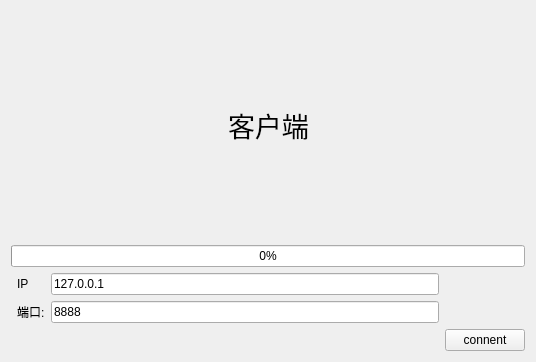
<?xml version="1.0" encoding="UTF-8"?>
<ui version="4.0">
 <class>ClienWidget</class>
 <widget class="QWidget" name="ClienWidget">
  <property name="geometry">
   <rect>
    <x>0</x>
    <y>0</y>
    <width>536</width>
    <height>362</height>
   </rect>
  </property>
  <property name="windowTitle">
   <string>Form</string>
  </property>
  <layout class="QGridLayout" name="gridLayout">
   <item row="2" column="1">
    <widget class="QLabel" name="label">
     <property name="text">
      <string>IP</string>
     </property>
    </widget>
   </item>
   <item row="2" column="2">
    <widget class="QLineEdit" name="IPEdit">
     <property name="text">
      <string>127.0.0.1</string>
     </property>
    </widget>
   </item>
   <item row="3" column="1">
    <widget class="QLabel" name="label_2">
     <property name="text">
      <string>端口:</string>
     </property>
    </widget>
   </item>
   <item row="3" column="2">
    <widget class="QLineEdit" name="PORTEdit">
     <property name="text">
      <string>8888</string>
     </property>
    </widget>
   </item>
   <item row="4" column="3">
    <widget class="QPushButton" name="pushButton">
     <property name="text">
      <string>connent</string>
     </property>
    </widget>
   </item>
   <item row="1" column="0" colspan="4">
    <widget class="QProgressBar" name="progressBar">
     <property name="value">
      <number>0</number>
     </property>
    </widget>
   </item>
   <item row="0" column="0" colspan="4">
    <layout class="QHBoxLayout" name="horizontalLayout">
     <item>
      <spacer name="horizontalSpacer">
       <property name="orientation">
        <enum>Qt::Horizontal</enum>
       </property>
       <property name="sizeHint" stdset="0">
        <size>
         <width>131</width>
         <height>20</height>
        </size>
       </property>
      </spacer>
     </item>
     <item>
      <widget class="QLabel" name="label_3">
       <property name="font">
        <font>
         <family>楷体</family>
         <pointsize>20</pointsize>
        </font>
       </property>
       <property name="text">
        <string>客户端</string>
       </property>
      </widget>
     </item>
     <item>
      <spacer name="horizontalSpacer_2">
       <property name="orientation">
        <enum>Qt::Horizontal</enum>
       </property>
       <property name="sizeHint" stdset="0">
        <size>
         <width>164</width>
         <height>20</height>
        </size>
       </property>
      </spacer>
     </item>
    </layout>
   </item>
  </layout>
 </widget>
 <resources/>
 <connections/>
</ui>
